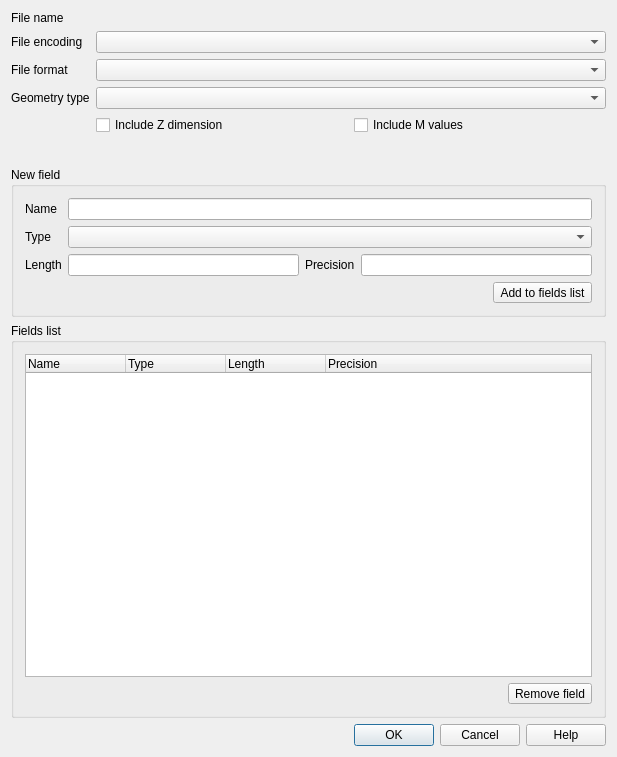
<?xml version="1.0" encoding="UTF-8"?>
<ui version="4.0">
 <class>QgsNewVectorLayerDialogBase</class>
 <widget class="QDialog" name="QgsNewVectorLayerDialogBase">
  <property name="geometry">
   <rect>
    <x>0</x>
    <y>0</y>
    <width>617</width>
    <height>757</height>
   </rect>
  </property>
  <property name="windowTitle">
   <string>New Shapefile Layer</string>
  </property>
  <property name="modal">
   <bool>true</bool>
  </property>
  <layout class="QGridLayout">
   <item row="10" column="0" colspan="2">
    <widget class="QGroupBox" name="groupBox">
     <property name="title">
      <string>New field</string>
     </property>
     <layout class="QGridLayout">
      <item row="4" column="5">
       <widget class="QToolButton" name="mAddAttributeButton">
        <property name="sizePolicy">
         <sizepolicy hsizetype="Preferred" vsizetype="Fixed">
          <horstretch>0</horstretch>
          <verstretch>0</verstretch>
         </sizepolicy>
        </property>
        <property name="toolTip">
         <string>Add field to list</string>
        </property>
        <property name="layoutDirection">
         <enum>Qt::LeftToRight</enum>
        </property>
        <property name="text">
         <string>Add to fields list</string>
        </property>
        <property name="icon">
         <iconset resource="../../images/images.qrc">
          <normaloff>:/images/themes/default/mActionNewAttribute.svg</normaloff>:/images/themes/default/mActionNewAttribute.svg</iconset>
        </property>
        <property name="toolButtonStyle">
         <enum>Qt::ToolButtonTextBesideIcon</enum>
        </property>
       </widget>
      </item>
      <item row="0" column="0" colspan="6">
       <layout class="QGridLayout" name="gridLayout2">
        <item row="0" column="0">
         <widget class="QLabel" name="textLabel1">
          <property name="text">
           <string>Name</string>
          </property>
          <property name="buddy">
           <cstring>mNameEdit</cstring>
          </property>
         </widget>
        </item>
        <item row="1" column="0">
         <widget class="QLabel" name="textLabel2">
          <property name="text">
           <string>Type</string>
          </property>
          <property name="buddy">
           <cstring>mTypeBox</cstring>
          </property>
         </widget>
        </item>
        <item row="2" column="0">
         <widget class="QLabel" name="label">
          <property name="text">
           <string>Length</string>
          </property>
          <property name="buddy">
           <cstring>mWidth</cstring>
          </property>
         </widget>
        </item>
        <item row="2" column="1">
         <widget class="QLineEdit" name="mWidth"/>
        </item>
        <item row="2" column="2">
         <widget class="QLabel" name="label_2">
          <property name="text">
           <string>Precision</string>
          </property>
          <property name="buddy">
           <cstring>mPrecision</cstring>
          </property>
         </widget>
        </item>
        <item row="2" column="3">
         <widget class="QLineEdit" name="mPrecision"/>
        </item>
        <item row="1" column="1" colspan="3">
         <widget class="QComboBox" name="mTypeBox"/>
        </item>
        <item row="0" column="1" colspan="3">
         <widget class="QLineEdit" name="mNameEdit"/>
        </item>
       </layout>
      </item>
      <item row="4" column="0" colspan="5">
       <spacer name="horizontalSpacer">
        <property name="orientation">
         <enum>Qt::Horizontal</enum>
        </property>
        <property name="sizeHint" stdset="0">
         <size>
          <width>40</width>
          <height>20</height>
         </size>
        </property>
       </spacer>
      </item>
     </layout>
    </widget>
   </item>
   <item row="12" column="0" colspan="2">
    <widget class="QGroupBox" name="groupBox_2">
     <property name="title">
      <string>Fields list</string>
     </property>
     <layout class="QGridLayout">
      <item row="3" column="0">
       <spacer name="spacer">
        <property name="orientation">
         <enum>Qt::Horizontal</enum>
        </property>
        <property name="sizeHint" stdset="0">
         <size>
          <width>121</width>
          <height>20</height>
         </size>
        </property>
       </spacer>
      </item>
      <item row="3" column="1">
       <widget class="QToolButton" name="mRemoveAttributeButton">
        <property name="sizePolicy">
         <sizepolicy hsizetype="Preferred" vsizetype="Fixed">
          <horstretch>0</horstretch>
          <verstretch>0</verstretch>
         </sizepolicy>
        </property>
        <property name="toolTip">
         <string>Delete selected field</string>
        </property>
        <property name="text">
         <string>Remove field</string>
        </property>
        <property name="icon">
         <iconset resource="../../images/images.qrc">
          <normaloff>:/images/themes/default/mActionDeleteAttribute.svg</normaloff>:/images/themes/default/mActionDeleteAttribute.svg</iconset>
        </property>
        <property name="toolButtonStyle">
         <enum>Qt::ToolButtonTextBesideIcon</enum>
        </property>
       </widget>
      </item>
      <item row="2" column="0" colspan="2">
       <widget class="QTreeWidget" name="mAttributeView">
        <property name="sizePolicy">
         <sizepolicy hsizetype="Expanding" vsizetype="Expanding">
          <horstretch>0</horstretch>
          <verstretch>0</verstretch>
         </sizepolicy>
        </property>
        <property name="alternatingRowColors">
         <bool>true</bool>
        </property>
        <property name="rootIsDecorated">
         <bool>false</bool>
        </property>
        <property name="columnCount">
         <number>4</number>
        </property>
        <column>
         <property name="text">
          <string>Name</string>
         </property>
        </column>
        <column>
         <property name="text">
          <string>Type</string>
         </property>
        </column>
        <column>
         <property name="text">
          <string>Length</string>
         </property>
        </column>
        <column>
         <property name="text">
          <string>Precision</string>
         </property>
        </column>
       </widget>
      </item>
     </layout>
    </widget>
   </item>
   <item row="14" column="0" colspan="2">
    <widget class="QDialogButtonBox" name="buttonBox">
     <property name="orientation">
      <enum>Qt::Horizontal</enum>
     </property>
     <property name="standardButtons">
      <set>QDialogButtonBox::Cancel|QDialogButtonBox::Help|QDialogButtonBox::Ok</set>
     </property>
    </widget>
   </item>
   <item row="4" column="0" colspan="2">
    <layout class="QGridLayout" name="gridLayout_3">
     <item row="4" column="1">
      <widget class="QCheckBox" name="mGeometryWithZCheckBox">
       <property name="sizePolicy">
        <sizepolicy hsizetype="Preferred" vsizetype="Fixed">
         <horstretch>0</horstretch>
         <verstretch>0</verstretch>
        </sizepolicy>
       </property>
       <property name="text">
        <string>Include Z dimension</string>
       </property>
      </widget>
     </item>
     <item row="1" column="1" colspan="2">
      <widget class="QComboBox" name="mFileEncoding">
       <property name="enabled">
        <bool>true</bool>
       </property>
       <property name="sizePolicy">
        <sizepolicy hsizetype="Expanding" vsizetype="Fixed">
         <horstretch>0</horstretch>
         <verstretch>0</verstretch>
        </sizepolicy>
       </property>
      </widget>
     </item>
     <item row="3" column="1" colspan="2">
      <widget class="QComboBox" name="mGeometryTypeBox">
       <property name="sizePolicy">
        <sizepolicy hsizetype="Expanding" vsizetype="Fixed">
         <horstretch>0</horstretch>
         <verstretch>0</verstretch>
        </sizepolicy>
       </property>
      </widget>
     </item>
     <item row="4" column="2">
      <widget class="QCheckBox" name="mGeometryWithMCheckBox">
       <property name="text">
        <string>Include M values</string>
       </property>
      </widget>
     </item>
     <item row="2" column="0">
      <widget class="QLabel" name="mFileFormatLabel">
       <property name="enabled">
        <bool>true</bool>
       </property>
       <property name="sizePolicy">
        <sizepolicy hsizetype="Preferred" vsizetype="Fixed">
         <horstretch>0</horstretch>
         <verstretch>0</verstretch>
        </sizepolicy>
       </property>
       <property name="text">
        <string>File format</string>
       </property>
       <property name="buddy">
        <cstring>mFileFormatComboBox</cstring>
       </property>
      </widget>
     </item>
     <item row="5" column="1" colspan="2">
      <widget class="QgsProjectionSelectionWidget" name="mCrsSelector" native="true">
       <property name="sizePolicy">
        <sizepolicy hsizetype="Expanding" vsizetype="Preferred">
         <horstretch>0</horstretch>
         <verstretch>0</verstretch>
        </sizepolicy>
       </property>
       <property name="minimumSize">
        <size>
         <width>0</width>
         <height>20</height>
        </size>
       </property>
       <property name="focusPolicy">
        <enum>Qt::StrongFocus</enum>
       </property>
      </widget>
     </item>
     <item row="3" column="0">
      <widget class="QLabel" name="mGeometryTypeLabel">
       <property name="sizePolicy">
        <sizepolicy hsizetype="Fixed" vsizetype="Fixed">
         <horstretch>0</horstretch>
         <verstretch>0</verstretch>
        </sizepolicy>
       </property>
       <property name="text">
        <string>Geometry type</string>
       </property>
      </widget>
     </item>
     <item row="2" column="1" colspan="2">
      <widget class="QComboBox" name="mFileFormatComboBox">
       <property name="enabled">
        <bool>true</bool>
       </property>
       <property name="sizePolicy">
        <sizepolicy hsizetype="Expanding" vsizetype="Fixed">
         <horstretch>0</horstretch>
         <verstretch>0</verstretch>
        </sizepolicy>
       </property>
      </widget>
     </item>
     <item row="1" column="0">
      <widget class="QLabel" name="mFileFormatLabel_2">
       <property name="enabled">
        <bool>true</bool>
       </property>
       <property name="sizePolicy">
        <sizepolicy hsizetype="Preferred" vsizetype="Fixed">
         <horstretch>0</horstretch>
         <verstretch>0</verstretch>
        </sizepolicy>
       </property>
       <property name="text">
        <string>File encoding</string>
       </property>
       <property name="buddy">
        <cstring>mFileFormatComboBox</cstring>
       </property>
      </widget>
     </item>
     <item row="0" column="0">
      <widget class="QLabel" name="mFileNameLabel">
       <property name="sizePolicy">
        <sizepolicy hsizetype="Preferred" vsizetype="Fixed">
         <horstretch>0</horstretch>
         <verstretch>0</verstretch>
        </sizepolicy>
       </property>
       <property name="text">
        <string>File name</string>
       </property>
      </widget>
     </item>
     <item row="0" column="1" colspan="2">
      <widget class="QgsFileWidget" name="mFileName" native="true">
       <property name="sizePolicy">
        <sizepolicy hsizetype="Expanding" vsizetype="Preferred">
         <horstretch>0</horstretch>
         <verstretch>0</verstretch>
        </sizepolicy>
       </property>
      </widget>
     </item>
    </layout>
   </item>
  </layout>
 </widget>
 <layoutdefault spacing="6" margin="11"/>
 <customwidgets>
  <customwidget>
   <class>QgsProjectionSelectionWidget</class>
   <extends>QWidget</extends>
   <header>qgsprojectionselectionwidget.h</header>
   <container>1</container>
  </customwidget>
  <customwidget>
   <class>QgsFileWidget</class>
   <extends>QWidget</extends>
   <header>qgsfilewidget.h</header>
   <container>1</container>
  </customwidget>
 </customwidgets>
 <tabstops>
  <tabstop>mFileEncoding</tabstop>
  <tabstop>mFileFormatComboBox</tabstop>
  <tabstop>mGeometryTypeBox</tabstop>
  <tabstop>mGeometryWithZCheckBox</tabstop>
  <tabstop>mGeometryWithMCheckBox</tabstop>
  <tabstop>mCrsSelector</tabstop>
  <tabstop>mNameEdit</tabstop>
  <tabstop>mTypeBox</tabstop>
  <tabstop>mWidth</tabstop>
  <tabstop>mPrecision</tabstop>
  <tabstop>mAddAttributeButton</tabstop>
  <tabstop>mAttributeView</tabstop>
  <tabstop>mRemoveAttributeButton</tabstop>
 </tabstops>
 <resources>
  <include location="../../images/images.qrc"/>
  <include location="../../images/images.qrc"/>
  <include location="../../images/images.qrc"/>
  <include location="../../images/images.qrc"/>
  <include location="../../images/images.qrc"/>
  <include location="../../images/images.qrc"/>
  <include location="../../images/images.qrc"/>
  <include location="../../images/images.qrc"/>
  <include location="../../images/images.qrc"/>
  <include location="../../images/images.qrc"/>
  <include location="../../images/images.qrc"/>
  <include location="../../images/images.qrc"/>
  <include location="../../images/images.qrc"/>
  <include location="../../images/images.qrc"/>
  <include location="../../images/images.qrc"/>
  <include location="../../images/images.qrc"/>
  <include location="../../images/images.qrc"/>
  <include location="../../images/images.qrc"/>
  <include location="../../images/images.qrc"/>
  <include location="../../images/images.qrc"/>
  <include location="../../images/images.qrc"/>
  <include location="../../images/images.qrc"/>
  <include location="../../images/images.qrc"/>
  <include location="../../images/images.qrc"/>
  <include location="../../images/images.qrc"/>
  <include location="../../images/images.qrc"/>
  <include location="../../images/images.qrc"/>
 </resources>
 <connections>
  <connection>
   <sender>buttonBox</sender>
   <signal>accepted()</signal>
   <receiver>QgsNewVectorLayerDialogBase</receiver>
   <slot>accept()</slot>
   <hints>
    <hint type="sourcelabel">
     <x>349</x>
     <y>400</y>
    </hint>
    <hint type="destinationlabel">
     <x>387</x>
     <y>304</y>
    </hint>
   </hints>
  </connection>
  <connection>
   <sender>buttonBox</sender>
   <signal>rejected()</signal>
   <receiver>QgsNewVectorLayerDialogBase</receiver>
   <slot>reject()</slot>
   <hints>
    <hint type="sourcelabel">
     <x>275</x>
     <y>400</y>
    </hint>
    <hint type="destinationlabel">
     <x>242</x>
     <y>308</y>
    </hint>
   </hints>
  </connection>
 </connections>
</ui>
